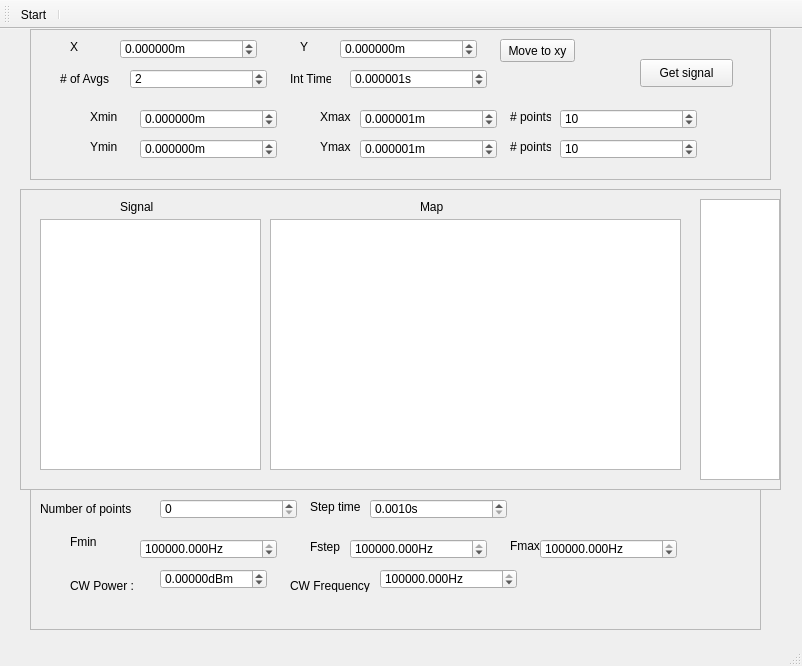
<?xml version="1.0" encoding="UTF-8"?>
<ui version="4.0">
 <class>MainWindow</class>
 <widget class="QMainWindow" name="MainWindow">
  <property name="geometry">
   <rect>
    <x>0</x>
    <y>0</y>
    <width>802</width>
    <height>666</height>
   </rect>
  </property>
  <property name="windowTitle">
   <string>MainWindow</string>
  </property>
  <widget class="QWidget" name="centralwidget">
   <widget class="QFrame" name="frame">
    <property name="geometry">
     <rect>
      <x>30</x>
      <y>460</y>
      <width>731</width>
      <height>141</height>
     </rect>
    </property>
    <property name="frameShape">
     <enum>QFrame::StyledPanel</enum>
    </property>
    <property name="frameShadow">
     <enum>QFrame::Raised</enum>
    </property>
    <widget class="ScienDSpinBox" name="fmin_doubleSpinBox">
     <property name="geometry">
      <rect>
       <x>110</x>
       <y>50</y>
       <width>137</width>
       <height>20</height>
      </rect>
     </property>
     <property name="sizePolicy">
      <sizepolicy hsizetype="Minimum" vsizetype="Fixed">
       <horstretch>0</horstretch>
       <verstretch>0</verstretch>
      </sizepolicy>
     </property>
     <property name="suffix">
      <string>Hz</string>
     </property>
     <property name="decimals">
      <number>3</number>
     </property>
     <property name="maximum">
      <double>10000000000.000000000000000</double>
     </property>
     <property name="singleStep">
      <double>0.010000000000000</double>
     </property>
     <property name="value">
      <double>2870000000.000000000000000</double>
     </property>
    </widget>
    <widget class="ScienDSpinBox" name="fstep_doubleSpinBox">
     <property name="geometry">
      <rect>
       <x>320</x>
       <y>50</y>
       <width>137</width>
       <height>20</height>
      </rect>
     </property>
     <property name="sizePolicy">
      <sizepolicy hsizetype="Minimum" vsizetype="Fixed">
       <horstretch>0</horstretch>
       <verstretch>0</verstretch>
      </sizepolicy>
     </property>
     <property name="suffix">
      <string>Hz</string>
     </property>
     <property name="decimals">
      <number>3</number>
     </property>
     <property name="maximum">
      <double>10000000000.000000000000000</double>
     </property>
     <property name="singleStep">
      <double>0.010000000000000</double>
     </property>
     <property name="value">
      <double>1000000.000000000000000</double>
     </property>
    </widget>
    <widget class="QLabel" name="label_4">
     <property name="geometry">
      <rect>
       <x>480</x>
       <y>50</y>
       <width>80</width>
       <height>13</height>
      </rect>
     </property>
     <property name="sizePolicy">
      <sizepolicy hsizetype="Minimum" vsizetype="Fixed">
       <horstretch>0</horstretch>
       <verstretch>0</verstretch>
      </sizepolicy>
     </property>
     <property name="text">
      <string>Fmax</string>
     </property>
    </widget>
    <widget class="QLabel" name="label_3">
     <property name="geometry">
      <rect>
       <x>280</x>
       <y>50</y>
       <width>31</width>
       <height>16</height>
      </rect>
     </property>
     <property name="sizePolicy">
      <sizepolicy hsizetype="Minimum" vsizetype="Fixed">
       <horstretch>0</horstretch>
       <verstretch>0</verstretch>
      </sizepolicy>
     </property>
     <property name="text">
      <string>Fstep</string>
     </property>
    </widget>
    <widget class="ScienDSpinBox" name="fmax_doubleSpinBox">
     <property name="geometry">
      <rect>
       <x>510</x>
       <y>50</y>
       <width>137</width>
       <height>20</height>
      </rect>
     </property>
     <property name="sizePolicy">
      <sizepolicy hsizetype="Minimum" vsizetype="Fixed">
       <horstretch>0</horstretch>
       <verstretch>0</verstretch>
      </sizepolicy>
     </property>
     <property name="suffix">
      <string>Hz</string>
     </property>
     <property name="decimals">
      <number>3</number>
     </property>
     <property name="maximum">
      <double>10000000000.000000000000000</double>
     </property>
     <property name="singleStep">
      <double>0.010000000000000</double>
     </property>
     <property name="value">
      <double>2890000000.000000000000000</double>
     </property>
    </widget>
    <widget class="QLabel" name="label_2">
     <property name="geometry">
      <rect>
       <x>40</x>
       <y>43</y>
       <width>31</width>
       <height>20</height>
      </rect>
     </property>
     <property name="sizePolicy">
      <sizepolicy hsizetype="Minimum" vsizetype="Fixed">
       <horstretch>0</horstretch>
       <verstretch>0</verstretch>
      </sizepolicy>
     </property>
     <property name="text">
      <string>Fmin</string>
     </property>
    </widget>
    <widget class="QLabel" name="label_7">
     <property name="geometry">
      <rect>
       <x>10</x>
       <y>10</y>
       <width>111</width>
       <height>20</height>
      </rect>
     </property>
     <property name="sizePolicy">
      <sizepolicy hsizetype="Minimum" vsizetype="Fixed">
       <horstretch>0</horstretch>
       <verstretch>0</verstretch>
      </sizepolicy>
     </property>
     <property name="text">
      <string>Number of points</string>
     </property>
    </widget>
    <widget class="QSpinBox" name="npts_doubleSpinBox">
     <property name="geometry">
      <rect>
       <x>130</x>
       <y>10</y>
       <width>137</width>
       <height>20</height>
      </rect>
     </property>
     <property name="minimum">
      <number>0</number>
     </property>
     <property name="maximum">
      <number>1000</number>
     </property>
     <property name="singleStep">
      <number>1</number>
     </property>
     <property name="value">
      <number>0</number>
     </property>
    </widget>
    <widget class="QLabel" name="label_5">
     <property name="geometry">
      <rect>
       <x>280</x>
       <y>10</y>
       <width>51</width>
       <height>16</height>
      </rect>
     </property>
     <property name="sizePolicy">
      <sizepolicy hsizetype="Minimum" vsizetype="Fixed">
       <horstretch>0</horstretch>
       <verstretch>0</verstretch>
      </sizepolicy>
     </property>
     <property name="text">
      <string>Step time</string>
     </property>
    </widget>
    <widget class="QDoubleSpinBox" name="stime_doubleSpinBox">
     <property name="geometry">
      <rect>
       <x>340</x>
       <y>10</y>
       <width>137</width>
       <height>20</height>
      </rect>
     </property>
     <property name="sizePolicy">
      <sizepolicy hsizetype="Minimum" vsizetype="Fixed">
       <horstretch>0</horstretch>
       <verstretch>0</verstretch>
      </sizepolicy>
     </property>
     <property name="suffix">
      <string>s</string>
     </property>
     <property name="decimals">
      <number>4</number>
     </property>
     <property name="minimum">
      <double>0.001000000000000</double>
     </property>
     <property name="maximum">
      <double>10.000000000000000</double>
     </property>
     <property name="singleStep">
      <double>0.000100000000000</double>
     </property>
     <property name="value">
      <double>0.001000000000000</double>
     </property>
    </widget>
    <widget class="ScienDSpinBox" name="pcw_doubleSpinBox">
     <property name="geometry">
      <rect>
       <x>130</x>
       <y>80</y>
       <width>107</width>
       <height>20</height>
      </rect>
     </property>
     <property name="sizePolicy">
      <sizepolicy hsizetype="Minimum" vsizetype="Fixed">
       <horstretch>0</horstretch>
       <verstretch>0</verstretch>
      </sizepolicy>
     </property>
     <property name="suffix">
      <string>dBm</string>
     </property>
     <property name="decimals">
      <number>5</number>
     </property>
     <property name="minimum">
      <double>-1000.000000000000000</double>
     </property>
     <property name="maximum">
      <double>100.000000000000000</double>
     </property>
    </widget>
    <widget class="QLabel" name="label_6">
     <property name="geometry">
      <rect>
       <x>40</x>
       <y>90</y>
       <width>85</width>
       <height>13</height>
      </rect>
     </property>
     <property name="sizePolicy">
      <sizepolicy hsizetype="Minimum" vsizetype="Fixed">
       <horstretch>0</horstretch>
       <verstretch>0</verstretch>
      </sizepolicy>
     </property>
     <property name="text">
      <string>CW Power :</string>
     </property>
    </widget>
    <widget class="ScienDSpinBox" name="fcw_doubleSpinBox">
     <property name="geometry">
      <rect>
       <x>350</x>
       <y>80</y>
       <width>137</width>
       <height>20</height>
      </rect>
     </property>
     <property name="sizePolicy">
      <sizepolicy hsizetype="Minimum" vsizetype="Fixed">
       <horstretch>0</horstretch>
       <verstretch>0</verstretch>
      </sizepolicy>
     </property>
     <property name="suffix">
      <string>Hz</string>
     </property>
     <property name="decimals">
      <number>3</number>
     </property>
     <property name="maximum">
      <double>10000000000.000000000000000</double>
     </property>
     <property name="singleStep">
      <double>0.010000000000000</double>
     </property>
     <property name="value">
      <double>2870000000.000000000000000</double>
     </property>
    </widget>
    <widget class="QLabel" name="label">
     <property name="geometry">
      <rect>
       <x>260</x>
       <y>90</y>
       <width>80</width>
       <height>13</height>
      </rect>
     </property>
     <property name="sizePolicy">
      <sizepolicy hsizetype="Minimum" vsizetype="Fixed">
       <horstretch>0</horstretch>
       <verstretch>0</verstretch>
      </sizepolicy>
     </property>
     <property name="text">
      <string>CW Frequency :</string>
     </property>
    </widget>
   </widget>
   <widget class="QFrame" name="frame_2">
    <property name="geometry">
     <rect>
      <x>20</x>
      <y>160</y>
      <width>761</width>
      <height>301</height>
     </rect>
    </property>
    <property name="frameShape">
     <enum>QFrame::StyledPanel</enum>
    </property>
    <property name="frameShadow">
     <enum>QFrame::Raised</enum>
    </property>
    <widget class="PlotWidget" name="dummy_graph">
     <property name="geometry">
      <rect>
       <x>20</x>
       <y>30</y>
       <width>221</width>
       <height>251</height>
      </rect>
     </property>
    </widget>
    <widget class="ScanPlotWidget" name="xy_ViewWidget">
     <property name="geometry">
      <rect>
       <x>250</x>
       <y>30</y>
       <width>411</width>
       <height>251</height>
      </rect>
     </property>
     <property name="sizePolicy">
      <sizepolicy hsizetype="Expanding" vsizetype="Expanding">
       <horstretch>0</horstretch>
       <verstretch>0</verstretch>
      </sizepolicy>
     </property>
     <property name="transformationAnchor">
      <enum>QGraphicsView::AnchorUnderMouse</enum>
     </property>
    </widget>
    <widget class="PlotWidget" name="xy_cb_ViewWidget">
     <property name="geometry">
      <rect>
       <x>680</x>
       <y>10</y>
       <width>80</width>
       <height>281</height>
      </rect>
     </property>
     <property name="sizePolicy">
      <sizepolicy hsizetype="Preferred" vsizetype="Preferred">
       <horstretch>0</horstretch>
       <verstretch>0</verstretch>
      </sizepolicy>
     </property>
     <property name="maximumSize">
      <size>
       <width>80</width>
       <height>16777215</height>
      </size>
     </property>
    </widget>
    <widget class="QLabel" name="label_16">
     <property name="geometry">
      <rect>
       <x>100</x>
       <y>10</y>
       <width>41</width>
       <height>16</height>
      </rect>
     </property>
     <property name="sizePolicy">
      <sizepolicy hsizetype="Minimum" vsizetype="Fixed">
       <horstretch>0</horstretch>
       <verstretch>0</verstretch>
      </sizepolicy>
     </property>
     <property name="text">
      <string>Signal</string>
     </property>
    </widget>
    <widget class="QLabel" name="label_17">
     <property name="geometry">
      <rect>
       <x>400</x>
       <y>10</y>
       <width>41</width>
       <height>16</height>
      </rect>
     </property>
     <property name="sizePolicy">
      <sizepolicy hsizetype="Minimum" vsizetype="Fixed">
       <horstretch>0</horstretch>
       <verstretch>0</verstretch>
      </sizepolicy>
     </property>
     <property name="text">
      <string>Map</string>
     </property>
    </widget>
   </widget>
   <widget class="QFrame" name="frame_3">
    <property name="geometry">
     <rect>
      <x>30</x>
      <y>0</y>
      <width>741</width>
      <height>151</height>
     </rect>
    </property>
    <property name="frameShape">
     <enum>QFrame::StyledPanel</enum>
    </property>
    <property name="frameShadow">
     <enum>QFrame::Raised</enum>
    </property>
    <widget class="QLabel" name="label_15">
     <property name="geometry">
      <rect>
       <x>40</x>
       <y>10</y>
       <width>41</width>
       <height>16</height>
      </rect>
     </property>
     <property name="sizePolicy">
      <sizepolicy hsizetype="Minimum" vsizetype="Fixed">
       <horstretch>0</horstretch>
       <verstretch>0</verstretch>
      </sizepolicy>
     </property>
     <property name="text">
      <string>X</string>
     </property>
    </widget>
    <widget class="QLabel" name="label_13">
     <property name="geometry">
      <rect>
       <x>60</x>
       <y>110</y>
       <width>41</width>
       <height>16</height>
      </rect>
     </property>
     <property name="sizePolicy">
      <sizepolicy hsizetype="Minimum" vsizetype="Fixed">
       <horstretch>0</horstretch>
       <verstretch>0</verstretch>
      </sizepolicy>
     </property>
     <property name="text">
      <string>Ymin</string>
     </property>
    </widget>
    <widget class="ScienDSpinBox" name="xpos_doubleSpinBox">
     <property name="geometry">
      <rect>
       <x>90</x>
       <y>10</y>
       <width>137</width>
       <height>20</height>
      </rect>
     </property>
     <property name="sizePolicy">
      <sizepolicy hsizetype="Minimum" vsizetype="Fixed">
       <horstretch>0</horstretch>
       <verstretch>0</verstretch>
      </sizepolicy>
     </property>
     <property name="suffix">
      <string>m</string>
     </property>
     <property name="decimals">
      <number>6</number>
     </property>
     <property name="minimum">
      <double>-0.000010000000000</double>
     </property>
     <property name="maximum">
      <double>0.000010000000000</double>
     </property>
     <property name="singleStep">
      <double>0.010000000000000</double>
     </property>
     <property name="value">
      <double>0.000000000000000</double>
     </property>
    </widget>
    <widget class="ScienDSpinBox" name="xmax_doubleSpinBox">
     <property name="geometry">
      <rect>
       <x>330</x>
       <y>80</y>
       <width>137</width>
       <height>20</height>
      </rect>
     </property>
     <property name="sizePolicy">
      <sizepolicy hsizetype="Minimum" vsizetype="Fixed">
       <horstretch>0</horstretch>
       <verstretch>0</verstretch>
      </sizepolicy>
     </property>
     <property name="suffix">
      <string>m</string>
     </property>
     <property name="decimals">
      <number>6</number>
     </property>
     <property name="minimum">
      <double>-0.000010000000000</double>
     </property>
     <property name="maximum">
      <double>0.000010000000000</double>
     </property>
     <property name="singleStep">
      <double>0.010000000000000</double>
     </property>
     <property name="value">
      <double>0.000001000000000</double>
     </property>
    </widget>
    <widget class="QLabel" name="label_10">
     <property name="geometry">
      <rect>
       <x>480</x>
       <y>80</y>
       <width>41</width>
       <height>16</height>
      </rect>
     </property>
     <property name="sizePolicy">
      <sizepolicy hsizetype="Minimum" vsizetype="Fixed">
       <horstretch>0</horstretch>
       <verstretch>0</verstretch>
      </sizepolicy>
     </property>
     <property name="text">
      <string># points</string>
     </property>
    </widget>
    <widget class="ScienDSpinBox" name="xmin_doubleSpinBox">
     <property name="geometry">
      <rect>
       <x>110</x>
       <y>80</y>
       <width>137</width>
       <height>20</height>
      </rect>
     </property>
     <property name="sizePolicy">
      <sizepolicy hsizetype="Minimum" vsizetype="Fixed">
       <horstretch>0</horstretch>
       <verstretch>0</verstretch>
      </sizepolicy>
     </property>
     <property name="suffix">
      <string>m</string>
     </property>
     <property name="decimals">
      <number>6</number>
     </property>
     <property name="minimum">
      <double>-0.000010000000000</double>
     </property>
     <property name="maximum">
      <double>0.000010000000000</double>
     </property>
     <property name="singleStep">
      <double>0.010000000000000</double>
     </property>
     <property name="value">
      <double>0.000000000000000</double>
     </property>
    </widget>
    <widget class="ScienDSpinBox" name="ypos_doubleSpinBox">
     <property name="geometry">
      <rect>
       <x>310</x>
       <y>10</y>
       <width>137</width>
       <height>20</height>
      </rect>
     </property>
     <property name="sizePolicy">
      <sizepolicy hsizetype="Minimum" vsizetype="Fixed">
       <horstretch>0</horstretch>
       <verstretch>0</verstretch>
      </sizepolicy>
     </property>
     <property name="suffix">
      <string>m</string>
     </property>
     <property name="decimals">
      <number>6</number>
     </property>
     <property name="minimum">
      <double>-0.000010000000000</double>
     </property>
     <property name="maximum">
      <double>0.000010000000000</double>
     </property>
     <property name="singleStep">
      <double>0.010000000000000</double>
     </property>
     <property name="value">
      <double>0.000000000000000</double>
     </property>
    </widget>
    <widget class="QLabel" name="label_9">
     <property name="geometry">
      <rect>
       <x>290</x>
       <y>80</y>
       <width>41</width>
       <height>16</height>
      </rect>
     </property>
     <property name="sizePolicy">
      <sizepolicy hsizetype="Minimum" vsizetype="Fixed">
       <horstretch>0</horstretch>
       <verstretch>0</verstretch>
      </sizepolicy>
     </property>
     <property name="text">
      <string>Xmax</string>
     </property>
    </widget>
    <widget class="QLabel" name="label_11">
     <property name="geometry">
      <rect>
       <x>480</x>
       <y>110</y>
       <width>41</width>
       <height>16</height>
      </rect>
     </property>
     <property name="sizePolicy">
      <sizepolicy hsizetype="Minimum" vsizetype="Fixed">
       <horstretch>0</horstretch>
       <verstretch>0</verstretch>
      </sizepolicy>
     </property>
     <property name="text">
      <string># points</string>
     </property>
    </widget>
    <widget class="ScienDSpinBox" name="xnpts_doubleSpinBox">
     <property name="geometry">
      <rect>
       <x>530</x>
       <y>80</y>
       <width>137</width>
       <height>20</height>
      </rect>
     </property>
     <property name="sizePolicy">
      <sizepolicy hsizetype="Minimum" vsizetype="Fixed">
       <horstretch>0</horstretch>
       <verstretch>0</verstretch>
      </sizepolicy>
     </property>
     <property name="suffix">
      <string/>
     </property>
     <property name="decimals">
      <number>0</number>
     </property>
     <property name="minimum">
      <double>0.000000000000000</double>
     </property>
     <property name="maximum">
      <double>1000.000000000000000</double>
     </property>
     <property name="singleStep">
      <double>1.000000000000000</double>
     </property>
     <property name="value">
      <double>10.000000000000000</double>
     </property>
    </widget>
    <widget class="ScienDSpinBox" name="ymax_doubleSpinBox">
     <property name="geometry">
      <rect>
       <x>330</x>
       <y>110</y>
       <width>137</width>
       <height>20</height>
      </rect>
     </property>
     <property name="sizePolicy">
      <sizepolicy hsizetype="Minimum" vsizetype="Fixed">
       <horstretch>0</horstretch>
       <verstretch>0</verstretch>
      </sizepolicy>
     </property>
     <property name="suffix">
      <string>m</string>
     </property>
     <property name="decimals">
      <number>6</number>
     </property>
     <property name="minimum">
      <double>-0.000010000000000</double>
     </property>
     <property name="maximum">
      <double>0.000010000000000</double>
     </property>
     <property name="singleStep">
      <double>0.010000000000000</double>
     </property>
     <property name="value">
      <double>0.000001000000000</double>
     </property>
    </widget>
    <widget class="QLabel" name="label_14">
     <property name="geometry">
      <rect>
       <x>270</x>
       <y>10</y>
       <width>41</width>
       <height>16</height>
      </rect>
     </property>
     <property name="sizePolicy">
      <sizepolicy hsizetype="Minimum" vsizetype="Fixed">
       <horstretch>0</horstretch>
       <verstretch>0</verstretch>
      </sizepolicy>
     </property>
     <property name="text">
      <string>Y</string>
     </property>
    </widget>
    <widget class="QLabel" name="label_8">
     <property name="geometry">
      <rect>
       <x>60</x>
       <y>80</y>
       <width>41</width>
       <height>16</height>
      </rect>
     </property>
     <property name="sizePolicy">
      <sizepolicy hsizetype="Minimum" vsizetype="Fixed">
       <horstretch>0</horstretch>
       <verstretch>0</verstretch>
      </sizepolicy>
     </property>
     <property name="text">
      <string>Xmin</string>
     </property>
    </widget>
    <widget class="QLabel" name="label_12">
     <property name="geometry">
      <rect>
       <x>290</x>
       <y>110</y>
       <width>41</width>
       <height>16</height>
      </rect>
     </property>
     <property name="sizePolicy">
      <sizepolicy hsizetype="Minimum" vsizetype="Fixed">
       <horstretch>0</horstretch>
       <verstretch>0</verstretch>
      </sizepolicy>
     </property>
     <property name="text">
      <string>Ymax</string>
     </property>
    </widget>
    <widget class="ScienDSpinBox" name="ynpts_doubleSpinBox">
     <property name="geometry">
      <rect>
       <x>530</x>
       <y>110</y>
       <width>137</width>
       <height>20</height>
      </rect>
     </property>
     <property name="sizePolicy">
      <sizepolicy hsizetype="Minimum" vsizetype="Fixed">
       <horstretch>0</horstretch>
       <verstretch>0</verstretch>
      </sizepolicy>
     </property>
     <property name="suffix">
      <string/>
     </property>
     <property name="decimals">
      <number>0</number>
     </property>
     <property name="minimum">
      <double>0.000000000000000</double>
     </property>
     <property name="maximum">
      <double>1000.000000000000000</double>
     </property>
     <property name="singleStep">
      <double>1.000000000000000</double>
     </property>
     <property name="value">
      <double>10.000000000000000</double>
     </property>
    </widget>
    <widget class="ScienDSpinBox" name="ymin_doubleSpinBox">
     <property name="geometry">
      <rect>
       <x>110</x>
       <y>110</y>
       <width>137</width>
       <height>20</height>
      </rect>
     </property>
     <property name="sizePolicy">
      <sizepolicy hsizetype="Minimum" vsizetype="Fixed">
       <horstretch>0</horstretch>
       <verstretch>0</verstretch>
      </sizepolicy>
     </property>
     <property name="suffix">
      <string>m</string>
     </property>
     <property name="decimals">
      <number>6</number>
     </property>
     <property name="minimum">
      <double>-0.000010000000000</double>
     </property>
     <property name="maximum">
      <double>0.000010000000000</double>
     </property>
     <property name="singleStep">
      <double>0.010000000000000</double>
     </property>
     <property name="value">
      <double>0.000000000000000</double>
     </property>
    </widget>
    <widget class="QPushButton" name="movetoxy_btn">
     <property name="geometry">
      <rect>
       <x>470</x>
       <y>10</y>
       <width>75</width>
       <height>23</height>
      </rect>
     </property>
     <property name="text">
      <string>Move to xy</string>
     </property>
    </widget>
    <widget class="QPushButton" name="get_signal_pushButton">
     <property name="geometry">
      <rect>
       <x>610</x>
       <y>30</y>
       <width>93</width>
       <height>28</height>
      </rect>
     </property>
     <property name="text">
      <string>Get signal</string>
     </property>
    </widget>
    <widget class="QSpinBox" name="navg_doubleSpinBox_2">
     <property name="geometry">
      <rect>
       <x>100</x>
       <y>40</y>
       <width>137</width>
       <height>20</height>
      </rect>
     </property>
     <property name="minimum">
      <number>0</number>
     </property>
     <property name="maximum">
      <number>10000</number>
     </property>
     <property name="singleStep">
      <number>1</number>
     </property>
     <property name="value">
      <number>2</number>
     </property>
    </widget>
    <widget class="QLabel" name="label_18">
     <property name="geometry">
      <rect>
       <x>30</x>
       <y>40</y>
       <width>51</width>
       <height>20</height>
      </rect>
     </property>
     <property name="sizePolicy">
      <sizepolicy hsizetype="Minimum" vsizetype="Fixed">
       <horstretch>0</horstretch>
       <verstretch>0</verstretch>
      </sizepolicy>
     </property>
     <property name="text">
      <string># of Avgs</string>
     </property>
    </widget>
    <widget class="QLabel" name="label_19">
     <property name="geometry">
      <rect>
       <x>260</x>
       <y>40</y>
       <width>41</width>
       <height>20</height>
      </rect>
     </property>
     <property name="sizePolicy">
      <sizepolicy hsizetype="Minimum" vsizetype="Fixed">
       <horstretch>0</horstretch>
       <verstretch>0</verstretch>
      </sizepolicy>
     </property>
     <property name="text">
      <string>Int Time</string>
     </property>
    </widget>
    <widget class="ScienDSpinBox" name="IntTime_doubleSpinBox_2">
     <property name="geometry">
      <rect>
       <x>320</x>
       <y>40</y>
       <width>137</width>
       <height>20</height>
      </rect>
     </property>
     <property name="sizePolicy">
      <sizepolicy hsizetype="Minimum" vsizetype="Fixed">
       <horstretch>0</horstretch>
       <verstretch>0</verstretch>
      </sizepolicy>
     </property>
     <property name="suffix">
      <string>s</string>
     </property>
     <property name="decimals">
      <number>6</number>
     </property>
     <property name="minimum">
      <double>-0.100000000000000</double>
     </property>
     <property name="maximum">
      <double>0.100000000000000</double>
     </property>
     <property name="singleStep">
      <double>0.010000000000000</double>
     </property>
     <property name="value">
      <double>0.000001000000000</double>
     </property>
    </widget>
   </widget>
  </widget>
  <widget class="QStatusBar" name="statusbar"/>
  <widget class="QToolBar" name="toolBar">
   <property name="windowTitle">
    <string>toolBar</string>
   </property>
   <attribute name="toolBarArea">
    <enum>TopToolBarArea</enum>
   </attribute>
   <attribute name="toolBarBreak">
    <bool>false</bool>
   </attribute>
   <addaction name="actionStart"/>
   <addaction name="separator"/>
  </widget>
  <action name="actionStart">
   <property name="icon">
    <iconset>
     <normaloff>../../../artwork/icons/qudiTheme/22x22/start-counter.png</normaloff>../../../artwork/icons/qudiTheme/22x22/start-counter.png</iconset>
   </property>
   <property name="text">
    <string>Start</string>
   </property>
  </action>
  <action name="actionSave">
   <property name="icon">
    <iconset>
     <normaloff>../../../artwork/icons/oxygen/22x22/document-save.png</normaloff>../../../artwork/icons/oxygen/22x22/document-save.png</iconset>
   </property>
   <property name="text">
    <string>Save</string>
   </property>
  </action>
 </widget>
 <customwidgets>
  <customwidget>
   <class>PlotWidget</class>
   <extends>QGraphicsView</extends>
   <header>pyqtgraph</header>
  </customwidget>
  <customwidget>
   <class>ScienDSpinBox</class>
   <extends>QDoubleSpinBox</extends>
   <header>qtwidgets.scientific_spinbox.h</header>
  </customwidget>
  <customwidget>
   <class>ScanPlotWidget</class>
   <extends>QGraphicsView</extends>
   <header>qtwidgets.scan_plotwidget.h</header>
  </customwidget>
 </customwidgets>
 <resources/>
 <connections/>
</ui>
